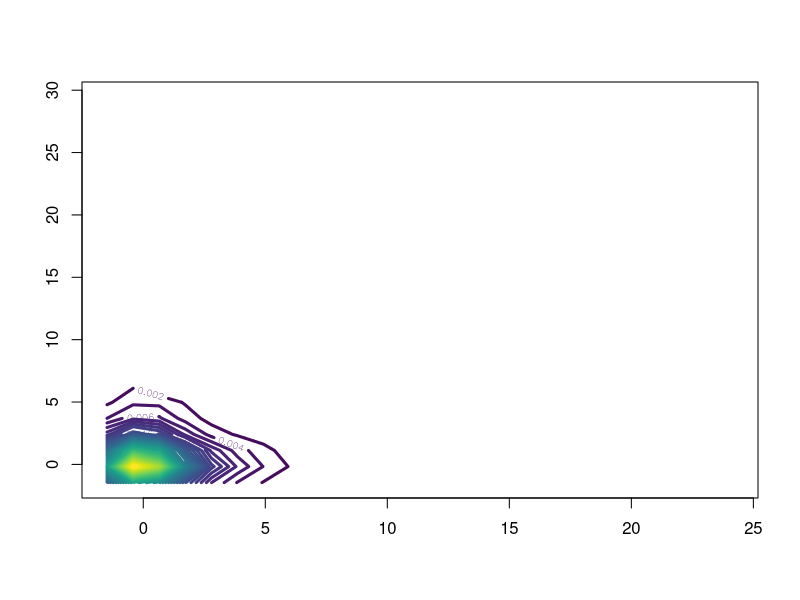
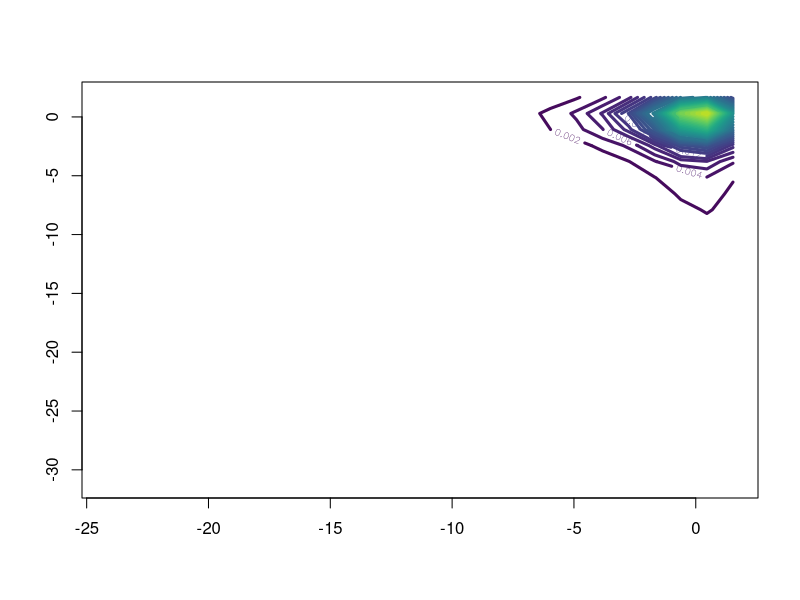
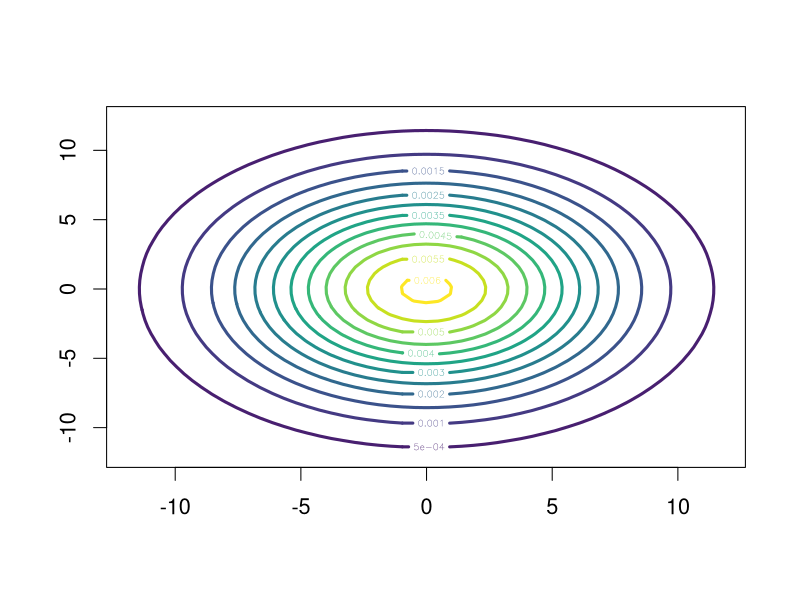

These charts were generated, in order, by the following R code:

# clear history
rm(list=ls(all=T))
graphics.off()


t.g.h = function(g,h,z.alpha){
  if(g == 0 & h == 0){
    type = 1
  }else if(g == 0 & h != 0){
    type = 2
  }else if(g != 0 & h == 0){
    type = 3
  }else if(g != 0 & h != 0){
    type = 4
  }
  return(switch(type,
                z.alpha,
                z.alpha*exp(h*z.alpha^2/2),
                (1/g)*(exp(g*z.alpha)-1),
                (1/g)*exp(h*z.alpha^2/2)*(exp(g*z.alpha)-1)))
}

prob    = seq(0.0001, 0.9999, by = 0.0001)
z.alpha = qnorm(prob, 0, 1)

#### g= .9, h =.09 ####

g       = 0.9
h       = 0.09

X <- t.g.h(g,h,z.alpha)
Y <- t.g.h(g,h,z.alpha)
set.seed(1000)
X.1 <- sample(X, 1000, replace=T)
Y.1 <- sample(X, 1000, replace=T)

library(MASS)
library(KernSmooth)
library(viridisLite)

Z <- kde2d(X.1,Y.1,h=c(4,4))
contour(Z,col=viridis(40),nlevels=40,lwd=3)


#### g= -.9, h =.09 ####

g       = -0.9
h       = 0.09

X <- t.g.h(g,h,z.alpha)
Y <- t.g.h(g,h,z.alpha)
set.seed(1200)
X.1 <- sample(X, 1000, replace=T)
Y.1 <- sample(X, 1000, replace=T)


Z <- kde2d(X.1,Y.1,h=c(4,4))
contour(Z,col=viridis(40),nlevels=40,lwd=3)


#### standard normal ####

my_rmvnorm=function(mu,Sigma){
  r = length(mu)
  L = t(chol(Sigma)) 
  Z = rnorm(r)
  return(L %*% Z + mu)
}

X = sapply(X=1:100000, FUN=function(X){my_rmvnorm(c(0,0),rbind(c(1.0, 0),c(0,1.0)))},simplify=T)
X = t(X)
fhat = bkde2D(X,bandwidth = c(5,5))

par(cex=1.3)
contour(fhat$x1, fhat$x2, fhat$fhat, col = viridis(13),nlevels=10,lwd=3)
